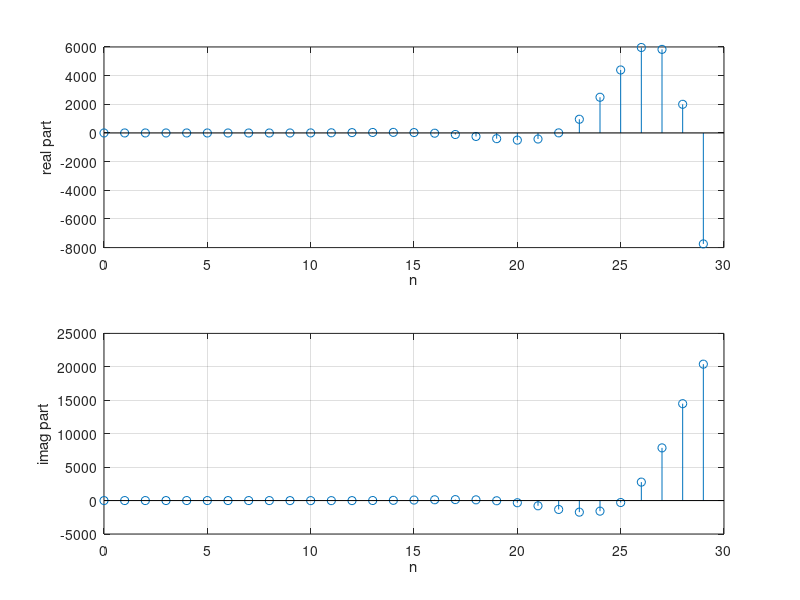

MATLAB code for this plot:
n=0:29;
x=0.2*exp((0.4+1i*0.5)*n);
subplot(211);
stem(n,real(x));
xlabel('n');ylabel('real part');
grid on;
subplot(212);
stem(n,imag(x));
xlabel('n');ylabel('imag part');
grid on;
